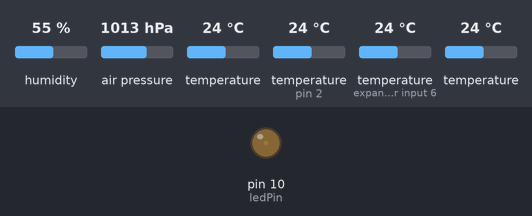
Simulated run of this sketch. Board: Arduino Nano, built with avr-gcc and run on an emulated ATmega328P. Parts: output pins drawn as LEDs (lit = HIGH). The inputs (shaded band) are chosen by the test bench; at power-on: humidity 55 %, air pressure 1013 hPa, temperature 24 °C, temperature (sensors on pin 2, expander input 6) 24 °C. What the sketch prints to the serial monitor is not drawn.

Above: at 0.2 s.
At 0.6 s:
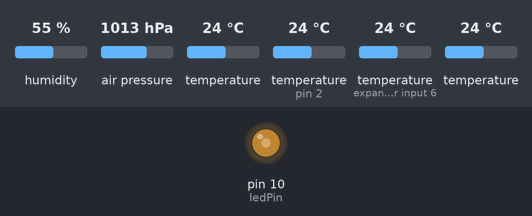
At 1.0 s:
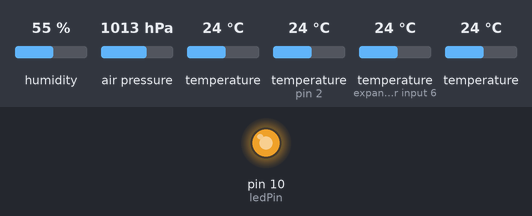
At 1.85 s:
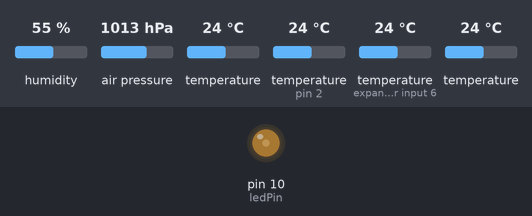
Timing chart, 0 to 7.6 s (numbered marks = the images above):
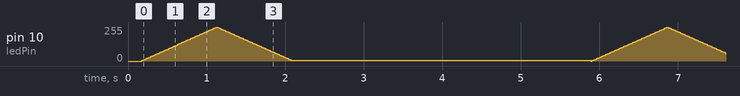

The sketch:

Arduino_nano_dallas_and_bme280_sensor.ino
```cpp
// =================================
// Arduino Nano
// Arduino 1.8.13
// Author: hqrrr
// Date of last update: Nov. 2020
// =================================


// ---------------------------
//  Dallas Temperature sensor
// ---------------------------
#include <OneWire.h>
#include <DallasTemperature.h>

// Data wire is plugged into pin 2 on the Arduino
#define ONE_WIRE_BUS 2

// Setup a oneWire instance to communicate with any OneWire devices
// (not just Maxim/Dallas temperature ICs)
OneWire oneWire(ONE_WIRE_BUS);

// Pass our oneWire reference to Dallas Temperature.
DallasTemperature sensors(&oneWire);

// ---------------------------
//   Adafruit BME280 sensor
// ---------------------------
#include <Wire.h>
#include <Adafruit_Sensor.h>
#include <Adafruit_BME280.h>

Adafruit_BME280 bme;

// current barrometric pressure of your city
#define SEALEVELPRESSURE_HPA (1023) // Aachen: 1023

// ---------------------------
//         Variables
// ---------------------------
int ledPin = 10;
float pressure;
float temperature;
float altimeter;
float humidity;
int deviceCount = 0;

// the setup function runs once when you press reset or power the board
void setup() {
  // initialize digital pin LED_BUILTIN as an output.
  pinMode(ledPin, OUTPUT);

  // start serial port
  Serial.begin(9600);
  // Start up the library
  sensors.begin();

  // Error message
  if (!bme.begin(0x76)) {
    Serial.println("Could not find a valid BME280 sensor, check wiring!");
    while (1);
  }

  // locate DS18B20 devices on the bus
  Serial.print("Locating devices...");
  Serial.print("Found ");
  deviceCount = sensors.getDeviceCount();
  Serial.print(deviceCount, DEC);
  Serial.println(" DS18B20 sensors.");
  Serial.println("");

  // serial plotter labels
  Serial.println("Temperature[degC]_Dallas_0,Temperature[degC]_Dallas_1,Temperature[degC]_Dallas_2,Temperature[degC]_bme280,Pressure[hPa],Approx.Altitude[m],Humidity[%]");
}

// the loop function runs over and over again forever
void loop() {
  fadeOn(1000,5);
  fadeOff(1000,5);

  // Read values from bme 280 sensor
  pressure = bme.readPressure() / 100; // Pa -> hPa
  temperature = bme.readTemperature(); // degC
  humidity = bme.readHumidity(); // %
  altimeter = bme.readAltitude(SEALEVELPRESSURE_HPA); // m

  // Send the command to get temperatures
  sensors.requestTemperatures();

  // print the temperature in Celsius by using Dallas temperature sensor
  Serial.print(sensors.getTempCByIndex(0));
  Serial.print(",");
  Serial.print(sensors.getTempCByIndex(1));
  Serial.print(",");
  Serial.print(sensors.getTempCByIndex(2));
  Serial.print(",");

  // bme280 sensor
  Serial.print(temperature);
  Serial.print(",");
  Serial.print(pressure);
  Serial.print(",");
  Serial.print(altimeter);
  Serial.print(",");
  Serial.println(humidity);

  delay(3000); // update every 3 sec
}

void fadeOn(unsigned int time,int increament){
  for (byte value = 0; value < 255; value+=increament){
    analogWrite(ledPin, value);
    delay(time/(255/5));
    }

}

void fadeOff(unsigned int time,int increament){
  for (byte value = 255; value > 0; value-=increament){
    analogWrite(ledPin, value);
    delay(time/(255/5));
    }
}
```
